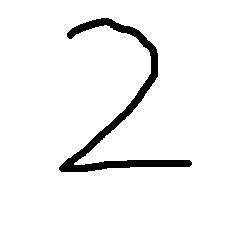
#> input picture Python/data/04/04/two-1.jpeg, 240 x 240 px
$ jupyter execute --allow-errors 04.ipynb   (shell and % lines are left out)   (older library calls are emulated)
#> lines starting #> are read from the running program, lines starting #| are printed output that depends on the picture
<h1>Table of Contents<span class="tocSkip"></span></h1>
<div class="toc"><ul class="toc-item"><li><span><a href="#Python-机器学习算法库-:-scikit-learn" data-toc-modified-id="Python-机器学习算法库-:-scikit-learn-1"><span class="toc-item-num">1&nbsp;&nbsp;</span>Python 机器学习算法库 : scikit-learn</a></span></li><li><span><a href="#以手写数字识别为例" data-toc-modified-id="以手写数字识别为例-2"><span class="toc-item-num">2&nbsp;&nbsp;</span>以手写数字识别为例</a></span><ul class="toc-item"><li><span><a href="#加载工具包" data-toc-modified-id="加载工具包-2.1"><span class="toc-item-num">2.1&nbsp;&nbsp;</span>加载工具包</a></span></li><li><span><a href="#准备数据" data-toc-modified-id="准备数据-2.2"><span class="toc-item-num">2.2&nbsp;&nbsp;</span>准备数据</a></span></li><li><span><a href="#创建支持向量分类器" data-toc-modified-id="创建支持向量分类器-2.3"><span class="toc-item-num">2.3&nbsp;&nbsp;</span>创建支持向量分类器</a></span></li><li><span><a href="#训练" data-toc-modified-id="训练-2.4"><span class="toc-item-num">2.4&nbsp;&nbsp;</span>训练</a></span></li><li><span><a href="#预测" data-toc-modified-id="预测-2.5"><span class="toc-item-num">2.5&nbsp;&nbsp;</span>预测</a></span></li><li><span><a href="#输出结果" data-toc-modified-id="输出结果-2.6"><span class="toc-item-num">2.6&nbsp;&nbsp;</span>输出结果</a></span></li></ul></li><li><span><a href="#应用举例" data-toc-modified-id="应用举例-3"><span class="toc-item-num">3&nbsp;&nbsp;</span>应用举例</a></span></li></ul></div>

# Python 机器学习算法库 : scikit-learn

Machine Learning in Python: http://scikit-learn.org/stable/

<center>图1. scikit-learn 界面 </center>

# 以手写数字识别为例

这是使用`sklearn`进行手写数字识别的例子. 参见 http://scikit-learn.org/stable/tutorial/index.html

## 加载工具包

[cell 1]
# 加载画图工具包
import matplotlib.pyplot as plt
# 加载sklearn相关工具包
from sklearn import datasets, svm, metrics

## 准备数据

+ 本数据集由1797组8x8的手写数字图像组成
+ images 按矩阵方式存储图片
+ target 图片标签，即图片所表示的真实数字

[cell 2]
# 导入数据
digits = datasets.load_digits()

[cell 3]
# 查看数据
digits.images[0]

[cell 4]
digits.target

[cell 5]
# 查看前四组图像
images_and_labels = list(zip(digits.images, digits.target))
for index, (image, label) in enumerate(images_and_labels[:4]):
    plt.subplot(2, 4, index + 1)
    plt.axis('off')
    plt.imshow(image, cmap=plt.cm.gray_r, interpolation='nearest')
    plt.title('Training: %i' % label)
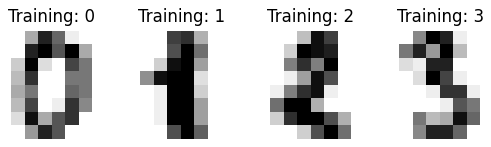
#> figure drawn by matplotlib, 4 panels

[cell 6]
# 将图像数据转换为向量存储
n_samples = len(digits.images)
data = digits.images.reshape((n_samples, -1))

## 创建支持向量分类器

[cell 7]
# Create a classifier: a support vector classifier
classifier = svm.SVC(gamma=0.001)

## 训练

[cell 8]
# 利用前一半数据进行训练
classifier.fit(data[:n_samples // 2], digits.target[:n_samples // 2])

## 预测

[cell 9]
# 对后半组数据进行预测
expected = digits.target[n_samples // 2:]
predicted = classifier.predict(data[n_samples // 2:])

## 输出结果

#> (a cell that did not finish here is left out)

# 应用举例

[cell 11]
import numpy as np
from PIL import Image
import scipy
import cv2
from fractions import Fraction
import warnings
warnings.filterwarnings('ignore')

[cell 12]
# 定义图像转换函数
# 通过转换使使图像数据符合训练数据的特征规格
def image2Digit(image):
    im_resized = scipy.misc.imresize(image, (8,8)) # 调整为8*8大小
    im_gray = cv2.cvtColor(im_resized, cv2.COLOR_BGR2GRAY) # RGB（三维）转为灰度图（一维）
    im_hex = Fraction(16,255) * im_gray # 将像素值调整为0-16之间
    im_reverse = 16 - im_hex # 将图片数据反相
    return im_reverse.astype(np.int)

[cell 13]
# 读取单张自定义手写数字的图片
image = scipy.misc.imread('two-1.jpeg')
#> image is the input picture: shape (240, 240, 3); min 0, max 255, mean 242.8
# 将图片转为digits训练数据的规格——即统一数据表征方式
im_reverse = image2Digit(image)

# 查看图片
plt.imshow(image)
print(im_reverse)
#| [[0 0 1 3 1 0 0 0]
#|  [0 0 1 1 3 1 0 0]
#|  [0 0 0 0 2 2 0 0]
#|  [0 0 0 1 3 0 0 0]
#|  [0 0 1 3 1 0 0 0]
#|  [0 0 5 4 3 3 1 0]
#|  [0 0 0 0 0 0 0 0]
#|  [0 0 0 0 0 0 0 0]]

[cell 14]
# 查看预测结果
reshaped = im_reverse.reshape(1,64) # 8*8转为1*64（预测方法的参数要求）
result = classifier.predict(reshaped)
#> result = [7]
print(result)
#| [7]

[cell 15]
image = scipy.misc.imread('two-2.png') # 读取单张自定义手写数字的图片
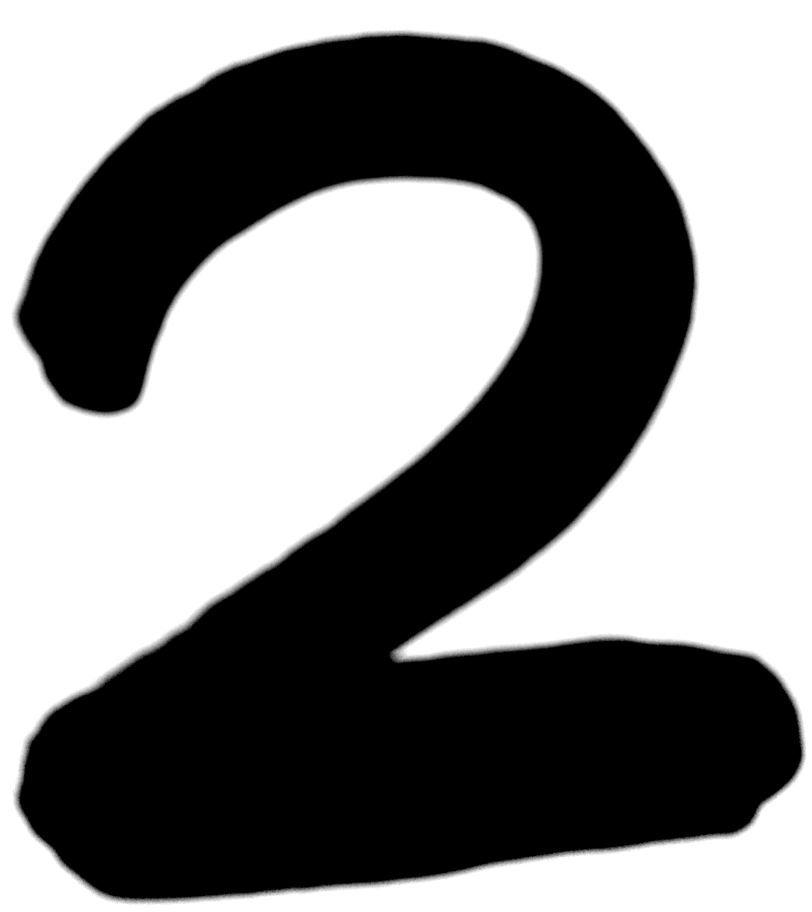
#> input picture Python/data/04/04/two-2.png, 2436 x 2736 px (shown at 1/3 size)
#> image is the input picture: shape (2736, 2436, 4); mean R, G, B, A 133.1, 133.1, 133.1, 255
im_reverse = image2Digit(image) # 将图片转为digits训练数据的规格——即数据的表征方式要统一
plt.imshow(image)
print(im_reverse) # 显示图片转换后的像素值
#| [[ 0  2  8 11 11  7  1  0]
#|  [ 3 12 13  9 10 14  7  0]
#|  [11 12  2  0  0 11 11  0]
#|  [ 6  4  0  0  6 14  7  0]
#|  [ 0  0  2  8 14 10  1  0]
#|  [ 1  5 12 15 10  6  5  3]
#|  [10 15 16 15 15 15 15 12]
#|  [ 8 14 14 13 11  9  7  3]]

[cell 16]
# 查看预测结果
reshaped = im_reverse.reshape(1,64) # 8*8转为1*64（预测方法的参数要求）
result = classifier.predict(reshaped)
#> result = [2]
print(result)
#| [2]

[cell 17]
image = scipy.misc.imread('seven-1.png') # 读取单张自定义手写数字的图片
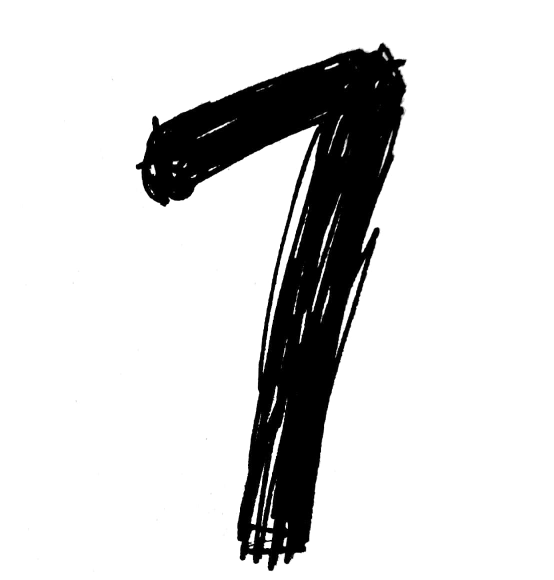
#> input picture Python/data/04/04/seven-1.png, 1108 x 1160 px (shown at 1/2 size)
#> image is the input picture: shape (1160, 1108, 4); mean R, G, B, A 215.6, 215.6, 215.6, 255
im_reverse = image2Digit(image) # 将图片转为digits训练数据的规格——即数据的表征方式要统一
plt.imshow(image)
print(im_reverse) # 显示图片转换后的像素值
#| [[ 0  0  0  0  3  4  0  0]
#|  [ 0  0  5 10 12 11  0  0]
#|  [ 0  1  8  4  9  8  0  0]
#|  [ 0  0  0  1 11  5  0  0]
#|  [ 0  0  0  3 12  2  0  0]
#|  [ 0  0  0  4 11  0  0  0]
#|  [ 0  0  0  6  8  0  0  0]
#|  [ 0  0  0  5  5  0  0  0]]

[cell 18]
# 查看预测结果
reshaped = im_reverse.reshape(1,64) # 8*8转为1*64（预测方法的参数要求）
result = classifier.predict(reshaped)
#> result = [7]
print(result)
#| [7]

[cell 19]
image = scipy.misc.imread('seven-2.png') # 读取单张自定义手写数字的图片
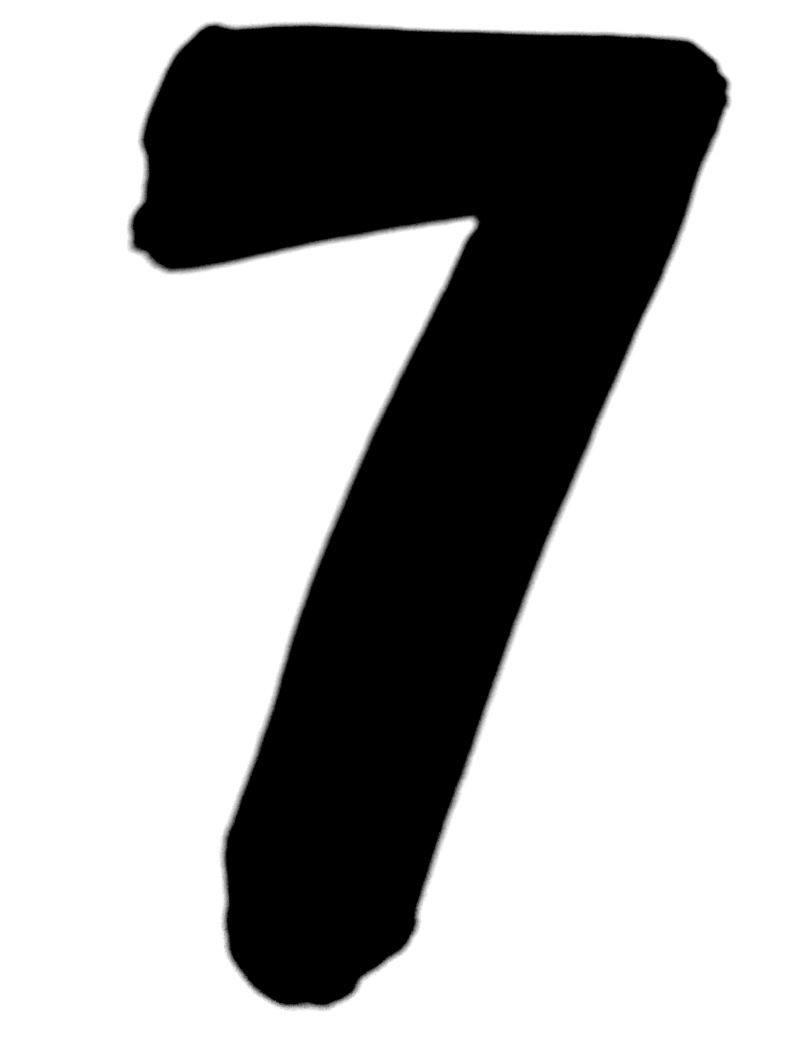
#> input picture Python/data/04/04/seven-2.png, 2388 x 3128 px (shown at 1/3 size)
#> image is the input picture: shape (3128, 2388, 4); mean R, G, B, A 170, 170, 170, 255
im_reverse = image2Digit(image) # 将图片转为digits训练数据的规格——即数据的表征方式要统一
plt.imshow(image)
print(im_reverse) # 显示图片转换后的像素值
#| [[ 0  5 13 13 13 13 12  3]
#|  [ 0  8 13 12 13 15 13  2]
#|  [ 0  1  1  1 11 15  7  0]
#|  [ 0  0  0  6 15 12  1  0]
#|  [ 0  0  1 12 15  5  0  0]
#|  [ 0  0  5 15 12  1  0  0]
#|  [ 0  0 10 15  6  0  0  0]
#|  [ 0  0  7  9  1  0  0  0]]

[cell 20]
# 查看预测结果
reshaped = im_reverse.reshape(1,64) # 8*8转为1*64（预测方法的参数要求）
result = classifier.predict(reshaped)
print(result)
#| [7]
